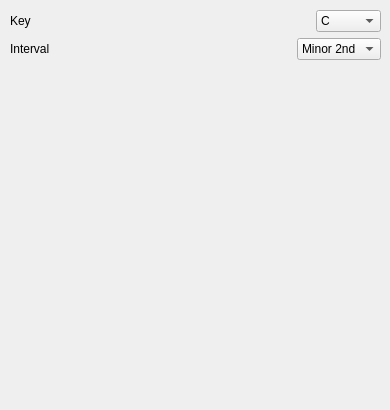
            <widget class="QWidget" name="intervalTab">
             <attribute name="title">
              <string>Interval</string>
             </attribute>
             <widget class="QWidget" name="verticalLayoutWidget_4">
              <property name="geometry">
               <rect>
                <x>10</x>
                <y>10</y>
                <width>371</width>
                <height>391</height>
               </rect>
              </property>
              <layout class="QVBoxLayout" name="verticalLayout_7">
               <item>
                <layout class="QHBoxLayout" name="horizontalLayout_10">
                 <item>
                  <widget class="QLabel" name="label_6">
                   <property name="text">
                    <string>Key</string>
                   </property>
                  </widget>
                 </item>
                 <item>
                  <spacer name="horizontalSpacer_6">
                   <property name="orientation">
                    <enum>Qt::Horizontal</enum>
                   </property>
                   <property name="sizeHint" stdset="0">
                    <size>
                     <width>40</width>
                     <height>20</height>
                    </size>
                   </property>
                  </spacer>
                 </item>
                 <item>
                  <widget class="QComboBox" name="iKeyCB">
                   <item>
                    <property name="text">
                     <string>C</string>
                    </property>
                   </item>
                   <item>
                    <property name="text">
                     <string>C#\Db</string>
                    </property>
                   </item>
                   <item>
                    <property name="text">
                     <string>D</string>
                    </property>
                   </item>
                   <item>
                    <property name="text">
                     <string>D#\Eb</string>
                    </property>
                   </item>
                   <item>
                    <property name="text">
                     <string>E</string>
                    </property>
                   </item>
                   <item>
                    <property name="text">
                     <string>F</string>
                    </property>
                   </item>
                   <item>
                    <property name="text">
                     <string>F#\Gb</string>
                    </property>
                   </item>
                   <item>
                    <property name="text">
                     <string>G</string>
                    </property>
                   </item>
                   <item>
                    <property name="text">
                     <string>G#\Ab</string>
                    </property>
                   </item>
                   <item>
                    <property name="text">
                     <string>A</string>
                    </property>
                   </item>
                   <item>
                    <property name="text">
                     <string>A#\Bb</string>
                    </property>
                   </item>
                   <item>
                    <property name="text">
                     <string>B\Cb</string>
                    </property>
                   </item>
                  </widget>
                 </item>
                </layout>
               </item>
               <item>
                <layout class="QHBoxLayout" name="horizontalLayout_11">
                 <item>
                  <widget class="QLabel" name="label_7">
                   <property name="text">
                    <string>Interval</string>
                   </property>
                  </widget>
                 </item>
                 <item>
                  <spacer name="horizontalSpacer_7">
                   <property name="orientation">
                    <enum>Qt::Horizontal</enum>
                   </property>
                   <property name="sizeHint" stdset="0">
                    <size>
                     <width>40</width>
                     <height>20</height>
                    </size>
                   </property>
                  </spacer>
                 </item>
                 <item>
                  <widget class="QComboBox" name="iIntervalCB">
                   <item>
                    <property name="text">
                     <string>Minor 2nd</string>
                    </property>
                   </item>
                   <item>
                    <property name="text">
                     <string>Major 2nd</string>
                    </property>
                   </item>
                   <item>
                    <property name="text">
                     <string>Minor 3rd</string>
                    </property>
                   </item>
                   <item>
                    <property name="text">
                     <string>Major 3rd</string>
                    </property>
                   </item>
                   <item>
                    <property name="text">
                     <string>4th</string>
                    </property>
                   </item>
                   <item>
                    <property name="text">
                     <string>Tritone</string>
                    </property>
                   </item>
                   <item>
                    <property name="text">
                     <string>5th</string>
                    </property>
                   </item>
                   <item>
                    <property name="text">
                     <string>Minor 6th</string>
                    </property>
                   </item>
                   <item>
                    <property name="text">
                     <string>Major 6th</string>
                    </property>
                   </item>
                   <item>
                    <property name="text">
                     <string>Minor 7th</string>
                    </property>
                   </item>
                   <item>
                    <property name="text">
                     <string>Major 7th</string>
                    </property>
                   </item>
                   <item>
                    <property name="text">
                     <string>Octave</string>
                    </property>
                   </item>
                  </widget>
                 </item>
                </layout>
               </item>
               <item>
                <spacer name="verticalSpacer_4">
                 <property name="orientation">
                  <enum>Qt::Vertical</enum>
                 </property>
                 <property name="sizeHint" stdset="0">
                  <size>
                   <width>20</width>
                   <height>40</height>
                  </size>
                 </property>
                </spacer>
               </item>
              </layout>
             </widget>
            </widget>
